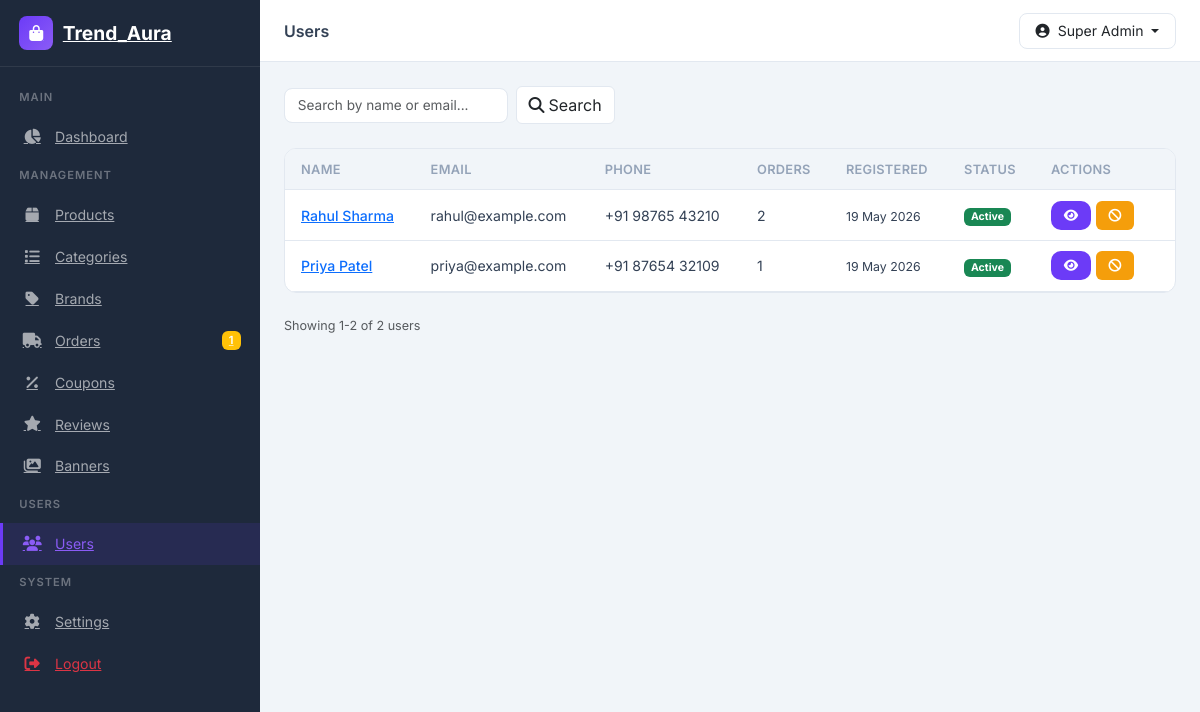
/admin/pages/users/index.php (signed in), run on the app's committed database.
### tables this page shows
CREATE TABLE users (
    id INT AUTO_INCREMENT PRIMARY KEY,
    full_name VARCHAR(100) NOT NULL,
    email VARCHAR(100) NOT NULL UNIQUE,
    password VARCHAR(255) NOT NULL,
    phone VARCHAR(20),
    avatar VARCHAR(255),
    email_verified_at TIMESTAMP NULL,
    remember_token VARCHAR(255),
    is_active TINYINT(1) DEFAULT 1,
    created_at TIMESTAMP DEFAULT CURRENT_TIMESTAMP,
    updated_at TIMESTAMP DEFAULT CURRENT_TIMESTAMP ON UPDATE CURRENT_TIMESTAMP,
    INDEX idx_users_email (email),
    INDEX idx_users_active (is_active)
);

### includes/auth.php (called while the page is built, shortened)
<?php
require_once __DIR__ . '/functions.php';
function getCurrentAdmin() {
    $db = db();
    $stmt = $db->prepare("SELECT * FROM admins WHERE id = :id AND is_active = 1");
    $stmt->execute(['id' => $_SESSION['admin_id']]);
    return $stmt->fetch();
}

### includes/functions.php (called while the page is built, shortened)
<?php
function sanitizeInput($input) {
    return htmlspecialchars(trim($input), ENT_QUOTES, 'UTF-8');
}
function formatDate($date, $format = 'd M Y, h:i A') {
    return date($format, strtotime($date));
}

### admin/pages/users/index.php (the view, shortened to what this page needs)
<?php
$pageTitle = 'Users';
include __DIR__ . '/../../includes/header.php';
$db = db();
$where = 'WHERE 1=1';
$params = [];
$search = trim($_GET['search'] ?? '');
$countStmt = $db->prepare("SELECT COUNT(*) FROM users u $where");
$countStmt->execute($params);
$total = $countStmt->fetchColumn();
$perPage = ADMIN_ITEMS_PER_PAGE;
$page = max(1, (int)($_GET['page'] ?? 1));
$offset = ($page - 1) * $perPage;
$stmt = $db->prepare("
    SELECT u.*,
        (SELECT COUNT(*) FROM orders WHERE user_id = u.id) as orders_count
    FROM users u
    $where
    ORDER BY u.created_at DESC
    LIMIT :limit OFFSET :offset
");
$stmt->bindValue(':limit', $perPage, PDO::PARAM_INT);
$stmt->bindValue(':offset', $offset, PDO::PARAM_INT);
$stmt->execute();
$users = $stmt->fetchAll();
?>
<div class="d-flex flex-wrap justify-content-between align-items-center gap-3 mb-4">
    <form method="GET" class="d-flex flex-wrap gap-2 align-items-center">
        <div class="admin-search">
            <input type="text" class="form-control" name="search" placeholder="Search by name or email..." value="<?= sanitizeInput($search) ?>">
        </div>
        <button type="submit" class="btn btn-admin-outline"><i class="fas fa-search me-1"></i>Search</button>
    </form>
</div>
<div class="admin-card">
    <div class="admin-card-body p-0">
        <div class="table-responsive">
            <table class="admin-table">
                <thead>
                    <tr>
                        <th>Name</th>
                        <th>Email</th>
                        <th>Phone</th>
                        <th>Orders</th>
                        <th>Registered</th>
                        <th>Status</th>
                        <th style="width:140px;">Actions</th>
                    </tr>
                </thead>
                <tbody>
                    <?php if (empty($users)): ?>
                        <tr>
                            <td colspan="7">
                                <div class="empty-state">
                                    <i class="fas fa-users"></i>
                                    <p class="mt-2">No users found</p>
                                </div>
                            </td>
                        </tr>
                    <?php else: ?>
                        <?php foreach ($users as $user): ?>
                            <tr>
                                <td>
                                    <a href="<?= ADMIN_URL ?>/pages/users/view.php?id=<?= $user['id'] ?>" class="fw-medium"><?= sanitizeInput($user['full_name']) ?></a>
                                </td>
                                <td><?= sanitizeInput($user['email']) ?></td>
                                <td><?= sanitizeInput($user['phone'] ?: '-') ?></td>
                                <td><?= (int)$user['orders_count'] ?></td>
                                <td><small><?= formatDate($user['created_at'], 'd M Y') ?></small></td>
                                <td>
                                    <?php if ($user['is_active']): ?>
                                        <span class="badge bg-success">Active</span>
                                    <?php else: ?>
                                        <span class="badge bg-danger">Blocked</span>
                                    <?php endif; ?>
                                </td>
                                <td>
                                    <div class="action-btns">
                                        <a href="<?= ADMIN_URL ?>/pages/users/view.php?id=<?= $user['id'] ?>" class="btn btn-admin-sm btn-admin-primary" title="View">
                                            <i class="fas fa-eye"></i>
                                        </a>
                                        <form method="POST" action="<?= ADMIN_URL ?>/pages/users/toggle-status.php" style="display:inline;">
                                            <button type="submit" class="btn btn-admin-sm <?= $user['is_active'] ? 'btn-admin-warning' : 'btn-admin-success' ?>" title="<?= $user['is_active'] ? 'Block' : 'Unblock' ?>">
                                                <i class="fas <?= $user['is_active'] ? 'fa-ban' : 'fa-check' ?>"></i>
                                            </button>
                                        </form>
                                    </div>
                                </td>
                            </tr>
                        <?php endforeach; ?>
                    <?php endif; ?>
                </tbody>
            </table>
        </div>
    </div>
</div>
<div class="mt-4 d-flex justify-content-between align-items-center">
    <small class="text-muted">Showing <?= min($total, $offset + 1) ?>-<?= min($total, $offset + $perPage) ?> of <?= $total ?> users</small>
</div>
<?php include __DIR__ . '/../../includes/footer.php'; ?>

### admin/includes/header.php (shortened to what this page needs)
<?php
$currentAdmin = getCurrentAdmin();
$pageTitle = $pageTitle ?? 'Dashboard';
$db = db();
$pendingOrders = $db->query("SELECT COUNT(*) FROM orders WHERE order_status = 'pending'")->fetchColumn();
?>
<!DOCTYPE html>
<html lang="en">
<head>
    <link href="https://cdn.jsdelivr.net/npm/bootstrap@5.3.2/dist/css/bootstrap.min.css" rel="stylesheet">
    <link href="https://cdnjs.cloudflare.com/ajax/libs/font-awesome/6.5.1/css/all.min.css" rel="stylesheet">
    <link href="https://cdn.jsdelivr.net/npm/chart.js@4.4.0/dist/chart.min.css" rel="stylesheet">
    <link href="<?= ADMIN_URL ?>/assets/css/admin.css" rel="stylesheet">
</head>
<body>
    <div class="admin-layout">
        <aside class="admin-sidebar" id="adminSidebar">
            <div class="sidebar-header">
                <a href="<?= ADMIN_URL ?>/dashboard.php" class="sidebar-brand">
                    <i class="fas fa-shopping-bag"></i>
                    <span><?= SITE_NAME ?></span>
                </a>
            </div>
            <nav class="sidebar-nav">
                <div class="nav-section">Main</div>
                <a href="<?= ADMIN_URL ?>/dashboard.php" class="nav-item <?= basename($_SERVER['PHP_SELF']) === 'dashboard.php' ? 'active' : '' ?>">
                    <i class="fas fa-chart-pie"></i><span>Dashboard</span>
                </a>
                <div class="nav-section">Management</div>
                <a href="<?= ADMIN_URL ?>/pages/products/index.php" class="nav-item <?= strpos($_SERVER['PHP_SELF'], 'products') !== false ? 'active' : '' ?>">
                    <i class="fas fa-box"></i><span>Products</span>
                </a>
                <a href="<?= ADMIN_URL ?>/pages/categories/index.php" class="nav-item <?= strpos($_SERVER['PHP_SELF'], 'categories') !== false ? 'active' : '' ?>">
                    <i class="fas fa-list"></i><span>Categories</span>
                </a>
                <a href="<?= ADMIN_URL ?>/pages/brands/index.php" class="nav-item <?= strpos($_SERVER['PHP_SELF'], 'brands') !== false ? 'active' : '' ?>">
                    <i class="fas fa-tag"></i><span>Brands</span>
                </a>
                <a href="<?= ADMIN_URL ?>/pages/orders/index.php" class="nav-item <?= strpos($_SERVER['PHP_SELF'], 'orders') !== false ? 'active' : '' ?>">
                    <i class="fas fa-truck"></i><span>Orders</span>
                    <?php if ($pendingOrders > 0): ?><span class="badge bg-warning"><?= $pendingOrders ?></span><?php endif; ?>
                </a>
                <a href="<?= ADMIN_URL ?>/pages/coupons/index.php" class="nav-item <?= strpos($_SERVER['PHP_SELF'], 'coupons') !== false ? 'active' : '' ?>">
                    <i class="fas fa-percent"></i><span>Coupons</span>
                </a>
                <a href="<?= ADMIN_URL ?>/pages/reviews/index.php" class="nav-item <?= strpos($_SERVER['PHP_SELF'], 'reviews') !== false ? 'active' : '' ?>">
                    <i class="fas fa-star"></i><span>Reviews</span>
                </a>
                <a href="<?= ADMIN_URL ?>/pages/banners/index.php" class="nav-item <?= strpos($_SERVER['PHP_SELF'], 'banners') !== false ? 'active' : '' ?>">
                    <i class="fas fa-images"></i><span>Banners</span>
                </a>
                <div class="nav-section">Users</div>
                <a href="<?= ADMIN_URL ?>/pages/users/index.php" class="nav-item <?= strpos($_SERVER['PHP_SELF'], 'users') !== false ? 'active' : '' ?>">
                    <i class="fas fa-users"></i><span>Users</span>
                </a>
                <div class="nav-section">System</div>
                <a href="<?= ADMIN_URL ?>/pages/settings.php" class="nav-item <?= strpos($_SERVER['PHP_SELF'], 'settings') !== false ? 'active' : '' ?>">
                    <i class="fas fa-cog"></i><span>Settings</span>
                </a>
                <a href="<?= ADMIN_URL ?>/logout.php" class="nav-item text-danger">
                    <i class="fas fa-sign-out-alt"></i><span>Logout</span>
                </a>
            </nav>
        </aside>
        <main class="admin-main">
            <header class="admin-topbar">
                <div class="topbar-title"><?= $pageTitle ?></div>
                <div class="topbar-right">
                    <div class="dropdown">
                        <button class="btn btn-admin-ghost dropdown-toggle" data-bs-toggle="dropdown">
                            <i class="fas fa-user-circle me-1"></i> <?= sanitizeInput($currentAdmin['full_name']) ?>
                        </button>
                    </div>
                </div>
            </header>
            <div class="admin-content">

### admin/assets/css/admin.css (style rules this page uses)
:root { --admin-primary: #6C3BF7; --admin-primary-dark: #5A2DE0; --admin-primary-light: #8B5CF6; --admin-sidebar: #1E293B; --admin-sidebar-hover: #334155; --admin-bg: #F1F5F9; --admin-card: #FFFFFF; --admin-dark: #0F172A; --admin-text: #334155; --admin-muted: #94A3B8; --admin-border: #E2E8F0; --admin-success: #10B981; --admin-warning: #F59E0B; --admin-danger: #EF4444; --admin-info: #3B82F6; }
* { margin: 0; padding: 0; box-sizing: border-box; }
body { font-family: 'Inter', -apple-system, BlinkMacSystemFont, sans-serif; background: var(--admin-bg); color: var(--admin-text); font-size: 0.9rem; }
.btn-admin-primary { background: linear-gradient(135deg, var(--admin-primary), var(--admin-primary-dark)); color: #fff; border: none; border-radius: 10px; font-weight: 600; transition: all 0.3s; }
.admin-layout { display: flex; min-height: 100vh; }
.admin-sidebar { width: 260px; background: var(--admin-sidebar); color: #fff; position: fixed; top: 0; left: 0; height: 100%; z-index: 1000; transition: all 0.3s; display: flex; flex-direction: column; overflow-y: auto; }
.sidebar-header { padding: 1rem 1.2rem; border-bottom: 1px solid rgba(255,255,255,0.08); display: flex; align-items: center; justify-content: space-between; }
.sidebar-brand { display: flex; align-items: center; gap: 0.6rem; font-size: 1.2rem; font-weight: 700; color: #fff; }
.sidebar-brand i { width: 34px; height: 34px; background: linear-gradient(135deg, var(--admin-primary), var(--admin-primary-light)); border-radius: 8px; display: flex; align-items: center; justify-content: center; font-size: 1rem; }
.sidebar-nav { padding: 0.8rem 0; flex: 1; }
.nav-section { padding: 0.6rem 1.2rem; font-size: 0.7rem; font-weight: 600; text-transform: uppercase; letter-spacing: 1px; color: rgba(255,255,255,0.35); }
.nav-item { display: flex; align-items: center; gap: 0.8rem; padding: 0.65rem 1.2rem; color: rgba(255,255,255,0.6); transition: all 0.2s; font-size: 0.88rem; border-left: 3px solid transparent; }
.nav-item.active { background: rgba(108,59,247,0.12); color: var(--admin-primary-light); border-left-color: var(--admin-primary); }
.nav-item i { width: 20px; text-align: center; font-size: 0.95rem; }
.nav-item .badge { margin-left: auto; font-size: 0.7rem; font-weight: 600; }
.admin-main { margin-left: 260px; flex: 1; display: flex; flex-direction: column; min-height: 100vh; }
.admin-topbar { background: #fff; padding: 0.8rem 1.5rem; display: flex; align-items: center; border-bottom: 1px solid var(--admin-border); position: sticky; top: 0; z-index: 100; }
.topbar-title { font-weight: 600; font-size: 1rem; }
.topbar-right { margin-left: auto; display: flex; align-items: center; gap: 1rem; }
.btn-admin-ghost { background: none; border: 1px solid var(--admin-border); border-radius: 8px; padding: 0.4rem 1rem; font-size: 0.88rem; }
.admin-content { padding: 1.5rem; flex: 1; }
.admin-card { background: #fff; border-radius: 12px; border: 1px solid var(--admin-border); overflow: hidden; }
.admin-card-body { padding: 1.2rem; }
.admin-table { width: 100%; border-collapse: collapse; }
.admin-table th { background: var(--admin-bg); padding: 0.65rem 1rem; text-align: left; font-weight: 600; font-size: 0.8rem; text-transform: uppercase; letter-spacing: 0.3px; color: var(--admin-muted); border-bottom: 1px solid var(--admin-border); }
.admin-table td { padding: 0.65rem 1rem; border-bottom: 1px solid var(--admin-border); font-size: 0.88rem; vertical-align: middle; }
.admin-table .fw-medium { font-weight: 500; }
.btn-admin-sm { padding: 0.3rem 0.8rem; font-size: 0.8rem; }
.btn-admin-primary { background: var(--admin-primary); color: #fff; border: none; }
.btn-admin-warning { background: var(--admin-warning); color: #fff; border: none; }
.btn-admin-outline { border: 1px solid var(--admin-border); background: #fff; }
.admin-search { max-width: 300px; }
.admin-search .form-control { border-radius: 8px; padding: 0.4rem 0.8rem; font-size: 0.85rem; border: 1px solid var(--admin-border); }
.action-btns { display: flex; gap: 0.3rem; }

### data on the page
users: full_name "Rahul Sharma", email "rahul@example.com", phone "+91 98765 43210", orders_count "2", created_at "19 May 2026", is_active "Active"
users: full_name "Priya Patel", email "priya@example.com", phone "+91 87654 32109", orders_count "1", created_at "19 May 2026", is_active "Active"

### other printed values
SITE_NAME "Trend_Aura"
$pendingOrders "1"
$pageTitle "Users"
sanitizeInput($currentAdmin['full_name']) "Super Admin"
min($total, $offset + 1) "1"
min($total, $offset + $perPage) "2"
$total "2"
